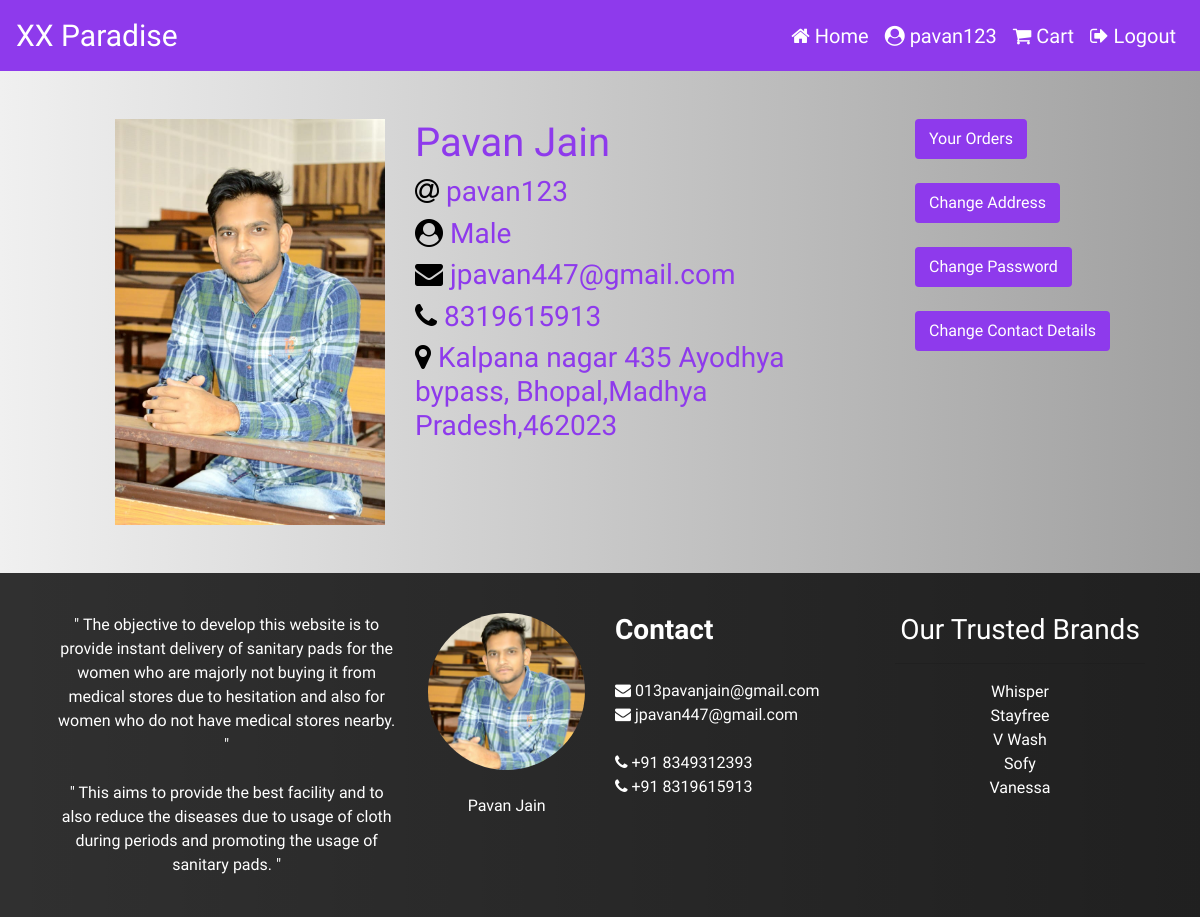
The app's page /Website/Profile.php (signed in) with its own data.
### tables this page shows
CREATE TABLE `users` (
  `user_id` int(11) NOT NULL,
  `u_name` varchar(50) NOT NULL,
  `u_gender` varchar(10) NOT NULL,
  `u_profile` varchar(500) NOT NULL,
  `u_email` varchar(50) NOT NULL,
  `u_contact` varchar(15) NOT NULL,
  `u_address` varchar(100) NOT NULL,
  `u_pincode` varchar(10) NOT NULL,
  `u_city` varchar(30) NOT NULL,
  `u_state` varchar(30) NOT NULL,
  `u_username` varchar(30) NOT NULL,
  `u_password` varchar(30) NOT NULL
);

### Website/Profile.php (the view, shortened to what this page needs)
<?php
include('Header.php');
if(isset($_SESSION['username'])){
include('DBConnection.php');
$query='select * from users where u_username="'.$_SESSION['username'].'"';
$res=mysqli_query($con,$query);
$arr=mysqli_fetch_array($res);
?>
<br/><br/>
<div class="container-fluid">
<div class="row">
<div class="col-md-1"></div>
<div class="col-md-3">
<img src="Profiles/<?php echo $arr['u_profile']; ?>" width="100%">
</div>
<div class="col-md-5" style="color:#8E3AEC;">
<h1><?php echo $arr['u_name']; ?></h1>
<h3><i class="fa fa-at" style="color:black;"></i> <?php echo $arr['u_username']; ?></h3>
<h3><i class="fa fa-user-circle" style="color:black;"></i> <?php echo $arr['u_gender']; ?></h3>
<h3><i class="fa fa-envelope" style="color:black;"></i> <?php echo $arr['u_email']; ?></h3>
<h3><i class="fa fa-phone" style="color:black;"></i> <?php echo $arr['u_contact']; ?></h3>
<h3><i class="fa fa-map-marker" style="color:black;"></i> <?php echo $arr['u_address']; ?>, <?php echo $arr['u_city']; ?>,<?php echo $arr['u_state']; ?>,<?php echo $arr['u_pincode']; ?></h3>
</div>
<div class="col-md-3">
<a href="YourOrders.php" class="btn btn-primary" style="background-color:#8E3AEC;border:2px solid #8E3AEC;">Your Orders</a><br/><br/>
<button type="button" class="btn btn-primary" style="background-color:#8E3AEC;border:2px solid #8E3AEC;" data-toggle="modal" data-target="#exampleModalCenter">Change Address</button>
<br/><br/>
<button type="button" class="btn btn-primary" style="background-color:#8E3AEC;border:2px solid #8E3AEC;" data-toggle="modal" data-target="#exampleModalCenter1">Change Password</button>
<br/><br/>
<button type="button" class="btn btn-primary" style="background-color:#8E3AEC;border:2px solid #8E3AEC;" data-toggle="modal" data-target="#exampleModalCenter2">Change Contact Details</button>
</div>
</div>
</div>
<?php
include('Footer.php');
}
else{
    header('location:Index.php');
}
?>

### Website/Header.php (style rules this page uses)
html { scroll-behavior: smooth; }
body { font-family: 'Gotu', sans-serif; }

### Website/Profile.php (style rules this page uses)
body { background-image:linear-gradient(to right,rgb(240,240,240),rgb(160,160,160)); }

### records on screen
users: u_profile (picture), u_name "Pavan Jain", u_username "pavan123", u_gender "Male", u_email "jpavan447@gmail.com", u_contact "8319615913", u_address "Kalpana nagar 435 Ayodhya bypass", u_city "Bhopal", u_state "Madhya Pradesh", u_pincode "462023"

### other values on screen
$_SESSION['username'] "pavan123"
